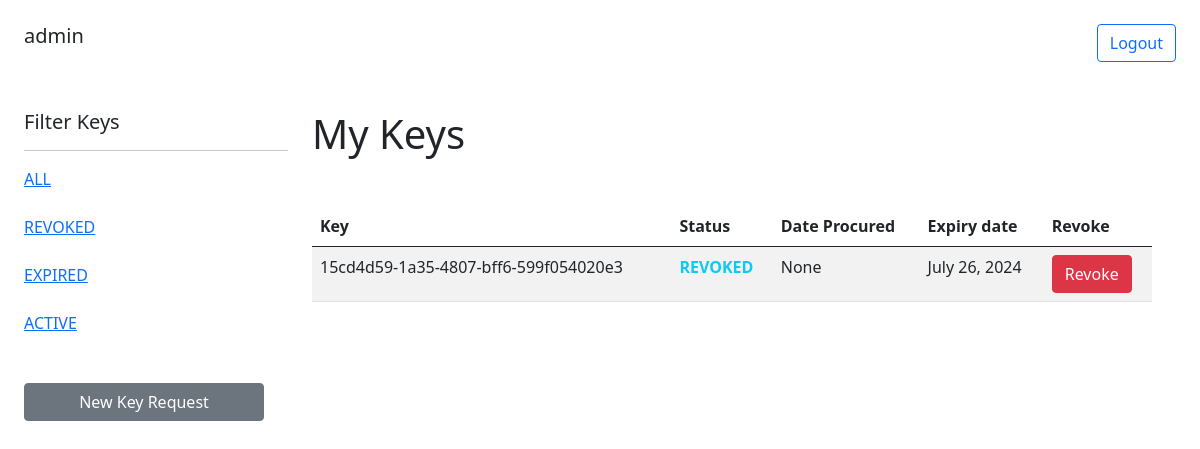
The page /?q=revoked (signed in) on the database as committed earlier.
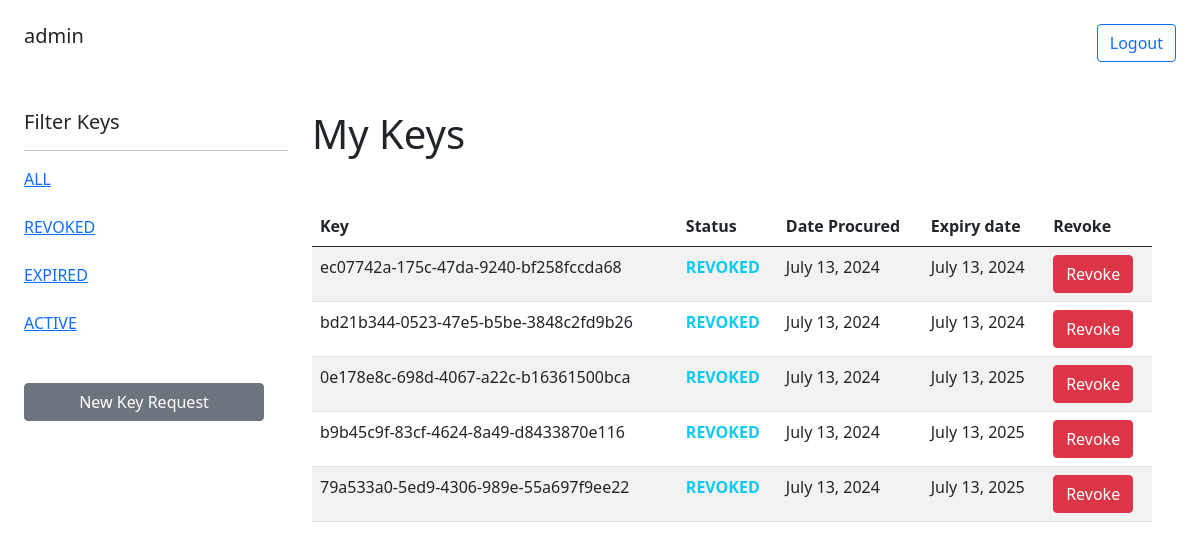
The same page on the database as committed later.
### key_manager/models.py (models this page shows, shortened)
class Accesskey(models.Model):
    status_choices={
        'ACTIVE':'active',
       'EXPIRED':'expired',
       'REVOKED':'revoked'
    }
    key=models.UUIDField(default=uuid.uuid4,editable=False,unique=True)
    user=models.ForeignKey(User,on_delete=models.CASCADE)
    status=models.CharField(max_length=50,choices=status_choices)
    date_procured=models.DateField(auto_now_add=True)
    expiry_date=models.DateField()

### key_manager/views.py (the view, shortened to what this page needs)
# urls.py: path('', views.index, name='index'),
@login_required(login_url='account_login')
def index(request):
    q = request.GET.get('q') if request.method == 'GET' else ''
    if q:
        keys = Accesskey.objects.filter(Q(status__icontains=q), user=request.user)
    context = {
        'keys': keys,
    }
    return render(request, 'key_manager/index.html', context)

### key_manager/templates/key_manager/index.html (shortened to what this page needs)
<!DOCTYPE html>
<html lang="en">
<head>
    <link href="https://cdn.jsdelivr.net/npm/bootstrap@5.0.2/dist/css/bootstrap.min.css"
         rel="stylesheet"
>
</head>
<body>
    <div class="row p-4">
        <div class="col float-end w-100">
            {% if user.is_authenticated %}
             <h5>{{user.username}}
                 <a href="{% url 'account_logout' %}" class="float-end"><button class="btn btn-md btn-outline-primary"> Logout</button></a>
             </h5>
            {% else %}
            <a href="{% url 'account_login' %}" class="float-end"><button class="btn btn-md btn-outline-primary">Login</button></a>
            {% endif %}
        </div>
    </div>
    <div class="container-flex p-4">
        <div class="row w-100">
            <div class="col-lg-3 vh-100">
                <h5>Filter Keys</h5><hr>
                <a href="{% url 'index' %}?q="><p class="mb-4">ALL</p></a>
                <a href="{% url 'index' %}?q=revoked"><p class="mb-4">REVOKED</p></a>
                <a href="{% url 'index' %}?q=expired"><p class="mb-4">EXPIRED</p></a>
                <a href="{% url 'index' %}?q=active"><p class="mb-4">ACTIVE</p></a>
                <div class="row w-100 mt-5">
                    <a href="{% url 'key-request' %}"><button class="btn btn-secondary w-100">New Key Request</button></a>
                </div>
            </div>
            <div class="col-lg-9 vh-100">
                <h1 class="display-6 mb-5">My Keys</h1>
                <table class="table table-striped">
                    <thead>
                        <th>Key</th>
                        <th>Status</th>
                        <th>Date Procured</th>
                        <th>Expiry date</th>
                        {% if request.user.is_superuser %}
                            <th>Revoke</th>
                        {% endif %}
                    </thead>
                    <tbody>
                        {% for key in keys %}
                        <tr>
                            <td>{{key.key}}</td>
                            {% if key.status == 'ACTIVE' %}
                            <td class="text-success fw-bolder">{{key.status}}</td>
                            {% elif key.status == 'REVOKED' %}
                            <td class="text-info fw-bolder">{{key.status}}</td>
                            {% else %}
                            <td class="text-danger fw-bolder">{{key.status}}</td>
                            {% endif %}
                            <td>{{key.date_procured}}</td>
                            <td>{{key.expiry_date}}</td>
                            {% if request.user.is_superuser %}
                                <td><a href="{% url 'revoke' key.id %}"><button class="btn btn-danger btn-md">Revoke</button></a></td>
                            {% endif %}
                        </tr>
                        {% endfor %}
                    </tbody>
                </table>
            </div>
        </div>
    </div>
</body>
</html>

Rows that differ between the two databases and show on the page:
now on this page (row edited): Accesskey: key "ec07742a-175c-47da-9240-bf258fccda68", status "REVOKED", date_procured "July 13, 2024", expiry_date "July 13, 2024"
now on this page (row edited): Accesskey: key "bd21b344-0523-47e5-b5be-3848c2fd9b26", status "REVOKED", date_procured "July 13, 2024", expiry_date "July 13, 2024"
changed Accesskey: key "15cd4d59-1a35-4807-bff6-599f054020e3" → "0e178e8c-698d-4067-a22c-b16361500bca"; date_procured "None" → "July 13, 2024"; expiry_date "July 26, 2024" → "July 13, 2025"
now on this page (row edited): Accesskey: key "b9b45c9f-83cf-4624-8a49-d8433870e116", status "REVOKED", date_procured "July 13, 2024", expiry_date "July 13, 2025"
now on this page (row edited): Accesskey: key "79a533a0-5ed9-4306-989e-55a697f9ee22", status "REVOKED", date_procured "July 13, 2024", expiry_date "July 13, 2025"
